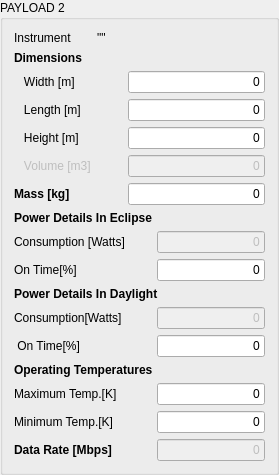
        <widget class="QGroupBox" name="Payload2GroupBox">
         <property name="title">
          <string>PAYLOAD 2</string>
         </property>
         <layout class="QGridLayout" name="gridLayout_3">
          <item row="0" column="0">
           <widget class="QLabel" name="label_132">
            <property name="text">
             <string>Instrument</string>
            </property>
           </widget>
          </item>
          <item row="0" column="1" colspan="5">
           <widget class="QLabel" name="Payload2NameLabel">
            <property name="text">
             <string>&quot;&quot;</string>
            </property>
           </widget>
          </item>
          <item row="1" column="0">
           <widget class="QLabel" name="label_133">
            <property name="sizePolicy">
             <sizepolicy hsizetype="Fixed" vsizetype="Fixed">
              <horstretch>0</horstretch>
              <verstretch>0</verstretch>
             </sizepolicy>
            </property>
            <property name="font">
             <font>
              <weight>75</weight>
              <bold>true</bold>
             </font>
            </property>
            <property name="text">
             <string>Dimensions</string>
            </property>
            <property name="indent">
             <number>0</number>
            </property>
           </widget>
          </item>
          <item row="2" column="0">
           <widget class="QLabel" name="label_134">
            <property name="sizePolicy">
             <sizepolicy hsizetype="Fixed" vsizetype="Fixed">
              <horstretch>0</horstretch>
              <verstretch>0</verstretch>
             </sizepolicy>
            </property>
            <property name="text">
             <string>   Width [m]</string>
            </property>
            <property name="indent">
             <number>0</number>
            </property>
           </widget>
          </item>
          <item row="2" column="2" colspan="4">
           <widget class="QLineEdit" name="Payload2WidthLineEdit">
            <property name="enabled">
             <bool>true</bool>
            </property>
            <property name="text">
             <string>0</string>
            </property>
            <property name="alignment">
             <set>Qt::AlignRight|Qt::AlignTrailing|Qt::AlignVCenter</set>
            </property>
           </widget>
          </item>
          <item row="3" column="0">
           <widget class="QLabel" name="label_135">
            <property name="sizePolicy">
             <sizepolicy hsizetype="Fixed" vsizetype="Fixed">
              <horstretch>0</horstretch>
              <verstretch>0</verstretch>
             </sizepolicy>
            </property>
            <property name="text">
             <string>   Length [m]</string>
            </property>
            <property name="indent">
             <number>0</number>
            </property>
           </widget>
          </item>
          <item row="3" column="2" colspan="4">
           <widget class="QLineEdit" name="Payload2LengthLineEdit">
            <property name="enabled">
             <bool>true</bool>
            </property>
            <property name="text">
             <string>0</string>
            </property>
            <property name="alignment">
             <set>Qt::AlignRight|Qt::AlignTrailing|Qt::AlignVCenter</set>
            </property>
           </widget>
          </item>
          <item row="4" column="0" colspan="2">
           <widget class="QLabel" name="label_136">
            <property name="sizePolicy">
             <sizepolicy hsizetype="Fixed" vsizetype="Fixed">
              <horstretch>0</horstretch>
              <verstretch>0</verstretch>
             </sizepolicy>
            </property>
            <property name="text">
             <string>   Height [m]</string>
            </property>
            <property name="indent">
             <number>0</number>
            </property>
           </widget>
          </item>
          <item row="4" column="2" colspan="4">
           <widget class="QLineEdit" name="Payload2HeightLineEdit">
            <property name="enabled">
             <bool>true</bool>
            </property>
            <property name="text">
             <string>0</string>
            </property>
            <property name="alignment">
             <set>Qt::AlignRight|Qt::AlignTrailing|Qt::AlignVCenter</set>
            </property>
           </widget>
          </item>
          <item row="5" column="0">
           <widget class="QLabel" name="label_137">
            <property name="enabled">
             <bool>false</bool>
            </property>
            <property name="sizePolicy">
             <sizepolicy hsizetype="Fixed" vsizetype="Fixed">
              <horstretch>0</horstretch>
              <verstretch>0</verstretch>
             </sizepolicy>
            </property>
            <property name="text">
             <string>   Volume [m3]</string>
            </property>
            <property name="indent">
             <number>0</number>
            </property>
           </widget>
          </item>
          <item row="5" column="2" colspan="4">
           <widget class="QLineEdit" name="Payload2VolumeLineEdit">
            <property name="enabled">
             <bool>false</bool>
            </property>
            <property name="text">
             <string>0</string>
            </property>
            <property name="alignment">
             <set>Qt::AlignRight|Qt::AlignTrailing|Qt::AlignVCenter</set>
            </property>
           </widget>
          </item>
          <item row="6" column="0">
           <widget class="QLabel" name="label_138">
            <property name="sizePolicy">
             <sizepolicy hsizetype="Fixed" vsizetype="Fixed">
              <horstretch>0</horstretch>
              <verstretch>0</verstretch>
             </sizepolicy>
            </property>
            <property name="font">
             <font>
              <weight>75</weight>
              <bold>true</bold>
             </font>
            </property>
            <property name="text">
             <string>Mass [kg]</string>
            </property>
            <property name="indent">
             <number>0</number>
            </property>
           </widget>
          </item>
          <item row="6" column="2" colspan="4">
           <widget class="QLineEdit" name="Payload2MassLineEdit">
            <property name="enabled">
             <bool>true</bool>
            </property>
            <property name="text">
             <string>0</string>
            </property>
            <property name="alignment">
             <set>Qt::AlignRight|Qt::AlignTrailing|Qt::AlignVCenter</set>
            </property>
           </widget>
          </item>
          <item row="7" column="0" colspan="4">
           <widget class="QLabel" name="label_23">
            <property name="font">
             <font>
              <weight>75</weight>
              <bold>true</bold>
             </font>
            </property>
            <property name="text">
             <string>Power Details In Eclipse</string>
            </property>
           </widget>
          </item>
          <item row="8" column="0" colspan="3">
           <widget class="QLabel" name="label_139">
            <property name="sizePolicy">
             <sizepolicy hsizetype="Fixed" vsizetype="Fixed">
              <horstretch>0</horstretch>
              <verstretch>0</verstretch>
             </sizepolicy>
            </property>
            <property name="text">
             <string>Consumption [Watts]</string>
            </property>
            <property name="indent">
             <number>0</number>
            </property>
           </widget>
          </item>
          <item row="8" column="3" colspan="3">
           <widget class="QLineEdit" name="Payload2PowerConsumptionInEclipseLineEdit">
            <property name="enabled">
             <bool>false</bool>
            </property>
            <property name="text">
             <string>0</string>
            </property>
            <property name="alignment">
             <set>Qt::AlignRight|Qt::AlignTrailing|Qt::AlignVCenter</set>
            </property>
           </widget>
          </item>
          <item row="9" column="0" colspan="3">
           <widget class="QLabel" name="label_140">
            <property name="sizePolicy">
             <sizepolicy hsizetype="Fixed" vsizetype="Fixed">
              <horstretch>0</horstretch>
              <verstretch>0</verstretch>
             </sizepolicy>
            </property>
            <property name="text">
             <string>On Time[%]</string>
            </property>
            <property name="indent">
             <number>0</number>
            </property>
           </widget>
          </item>
          <item row="9" column="3" colspan="3">
           <widget class="QLineEdit" name="Payload2PowerOnTimeEclipseLineEdit">
            <property name="enabled">
             <bool>true</bool>
            </property>
            <property name="text">
             <string>0</string>
            </property>
            <property name="alignment">
             <set>Qt::AlignRight|Qt::AlignTrailing|Qt::AlignVCenter</set>
            </property>
           </widget>
          </item>
          <item row="10" column="0" colspan="5">
           <widget class="QLabel" name="label_22">
            <property name="font">
             <font>
              <weight>75</weight>
              <bold>true</bold>
             </font>
            </property>
            <property name="text">
             <string>Power Details In Daylight</string>
            </property>
           </widget>
          </item>
          <item row="11" column="0" colspan="2">
           <widget class="QLabel" name="label_2">
            <property name="text">
             <string>Consumption[Watts]</string>
            </property>
           </widget>
          </item>
          <item row="11" column="3" colspan="3">
           <widget class="QLineEdit" name="Payload2PowerConsumptionInDaylightLineEdit">
            <property name="enabled">
             <bool>false</bool>
            </property>
            <property name="text">
             <string>0</string>
            </property>
            <property name="alignment">
             <set>Qt::AlignRight|Qt::AlignTrailing|Qt::AlignVCenter</set>
            </property>
           </widget>
          </item>
          <item row="12" column="0" colspan="2">
           <widget class="QLabel" name="label_141">
            <property name="sizePolicy">
             <sizepolicy hsizetype="Fixed" vsizetype="Fixed">
              <horstretch>0</horstretch>
              <verstretch>0</verstretch>
             </sizepolicy>
            </property>
            <property name="text">
             <string> On Time[%]</string>
            </property>
            <property name="indent">
             <number>0</number>
            </property>
           </widget>
          </item>
          <item row="12" column="3" colspan="3">
           <widget class="QLineEdit" name="Payload2PowerOnTimeDaylightLineEdit">
            <property name="enabled">
             <bool>true</bool>
            </property>
            <property name="text">
             <string>0</string>
            </property>
            <property name="alignment">
             <set>Qt::AlignRight|Qt::AlignTrailing|Qt::AlignVCenter</set>
            </property>
           </widget>
          </item>
          <item row="13" column="0" colspan="5">
           <widget class="QLabel" name="label_14">
            <property name="font">
             <font>
              <weight>75</weight>
              <bold>true</bold>
             </font>
            </property>
            <property name="text">
             <string>Operating Temperatures</string>
            </property>
           </widget>
          </item>
          <item row="14" column="0" colspan="3">
           <widget class="QLabel" name="label_142">
            <property name="sizePolicy">
             <sizepolicy hsizetype="Fixed" vsizetype="Fixed">
              <horstretch>0</horstretch>
              <verstretch>0</verstretch>
             </sizepolicy>
            </property>
            <property name="text">
             <string>Maximum Temp.[K]</string>
            </property>
            <property name="indent">
             <number>0</number>
            </property>
           </widget>
          </item>
          <item row="14" column="3" colspan="3">
           <widget class="QLineEdit" name="Payload2MaxTempLimitLineEdit">
            <property name="enabled">
             <bool>true</bool>
            </property>
            <property name="text">
             <string>0</string>
            </property>
            <property name="alignment">
             <set>Qt::AlignRight|Qt::AlignTrailing|Qt::AlignVCenter</set>
            </property>
           </widget>
          </item>
          <item row="15" column="0" colspan="2">
           <widget class="QLabel" name="label_143">
            <property name="sizePolicy">
             <sizepolicy hsizetype="Fixed" vsizetype="Fixed">
              <horstretch>0</horstretch>
              <verstretch>0</verstretch>
             </sizepolicy>
            </property>
            <property name="text">
             <string>Minimum Temp.[K]</string>
            </property>
            <property name="indent">
             <number>0</number>
            </property>
           </widget>
          </item>
          <item row="15" column="3" colspan="3">
           <widget class="QLineEdit" name="Payload2MinTempLimitLineEdit">
            <property name="enabled">
             <bool>true</bool>
            </property>
            <property name="text">
             <string>0</string>
            </property>
            <property name="alignment">
             <set>Qt::AlignRight|Qt::AlignTrailing|Qt::AlignVCenter</set>
            </property>
           </widget>
          </item>
          <item row="16" column="0" colspan="3">
           <widget class="QLabel" name="label_144">
            <property name="sizePolicy">
             <sizepolicy hsizetype="Fixed" vsizetype="Fixed">
              <horstretch>0</horstretch>
              <verstretch>0</verstretch>
             </sizepolicy>
            </property>
            <property name="font">
             <font>
              <weight>75</weight>
              <bold>true</bold>
             </font>
            </property>
            <property name="text">
             <string>Data Rate [Mbps]</string>
            </property>
            <property name="indent">
             <number>0</number>
            </property>
           </widget>
          </item>
          <item row="16" column="3" colspan="3">
           <widget class="QLineEdit" name="Payload2DataRateLineEdit">
            <property name="enabled">
             <bool>false</bool>
            </property>
            <property name="text">
             <string>0</string>
            </property>
            <property name="alignment">
             <set>Qt::AlignRight|Qt::AlignTrailing|Qt::AlignVCenter</set>
            </property>
           </widget>
          </item>
         </layout>
        </widget>
